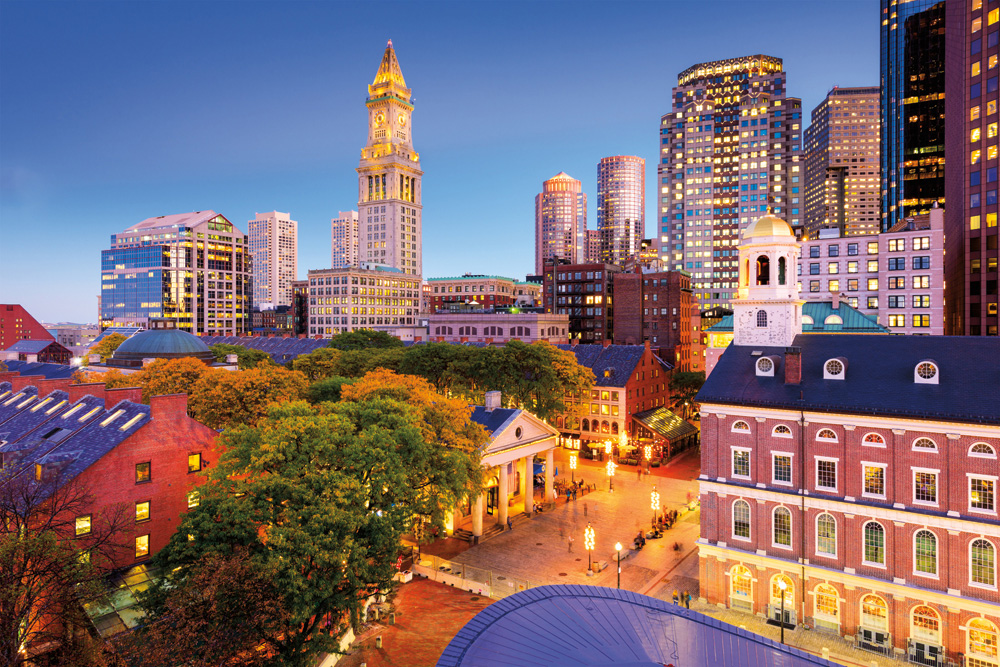
#> input picture Photos/boston.jpg, 1000 x 667 px
$ python spaces.py
#> lines starting #> are read from the running program, lines starting #| are printed output that depends on the picture
import cv2 as cv
# import matplotlib.pyplot as plt # DOESNT WORK? COME BACK TO LATER??
# color spaces are spaces of colors, a system representing an array of pixel colors -- RGB is a kind of space -- Grayscale is a color space

img = cv.imread('Photos/boston.jpg')
#> img is the input picture: shape (667, 1000, 3); mean B, G, R 112.6, 107.3, 126.9
cv.imshow('Boston', img)

# plt.imshow(img)
# plt.show()

# BGR to Grayscale
# BGR - opencv default way of reading images
gray = cv.cvtColor(img, cv.COLOR_BGR2GRAY)
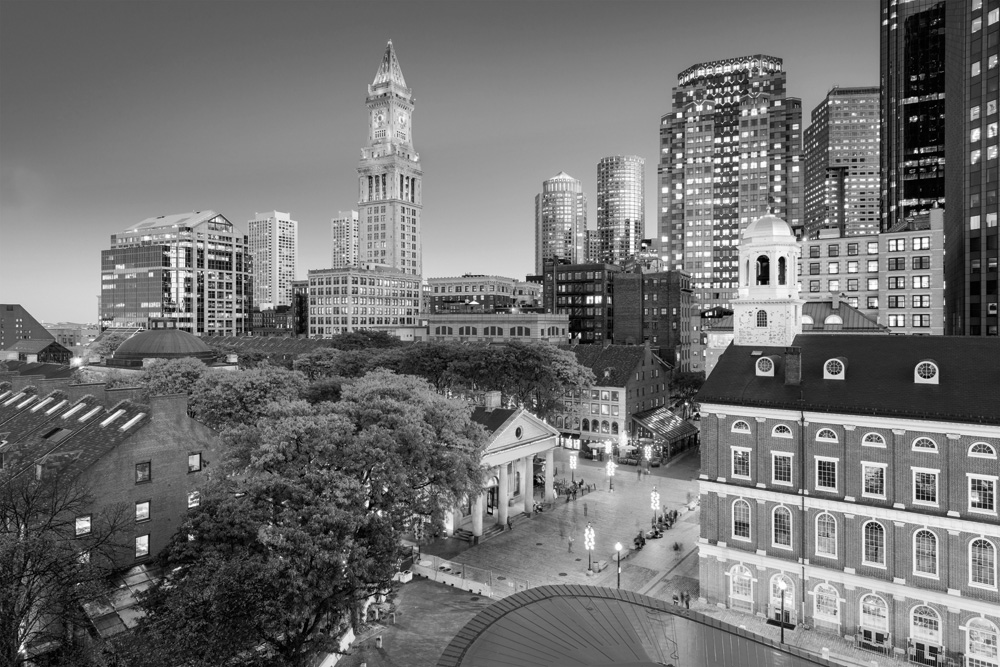
#> gray: shape (667, 1000); min 0, max 255, mean 113.8
cv.imshow('Gray', gray)

# BGR to HSV
# HSV (hue saturation value) - based on how humans think and conceive colors
hsv = cv.cvtColor(img, cv.COLOR_BGR2HSV)
#> hsv: shape (667, 1000, 3); mean H, S, V 78.4, 132.2, 158.1
cv.imshow('HSV', hsv)

# BGR to LAB (L*a*b)
lab = cv.cvtColor(img, cv.COLOR_BGR2LAB)
#> lab: shape (667, 1000, 3); mean of channels 0, 1, 2 121.8, 141, 129.1
cv.imshow('LAB', lab)

# BGR to RGB
rgb = cv.cvtColor(img, cv.COLOR_BGR2RGB)
cv.imshow('RGB', rgb)

# HSV to BGR
hsv_bgr = cv.cvtColor(hsv, cv.COLOR_HSV2BGR)
cv.imshow('HSV --> BGR', hsv_bgr)

# LAB to BGR
lab_bgr = cv.cvtColor(lab, cv.COLOR_LAB2BGR)
cv.imshow('LAB --> BGR', lab_bgr)

cv.waitKey(0)
